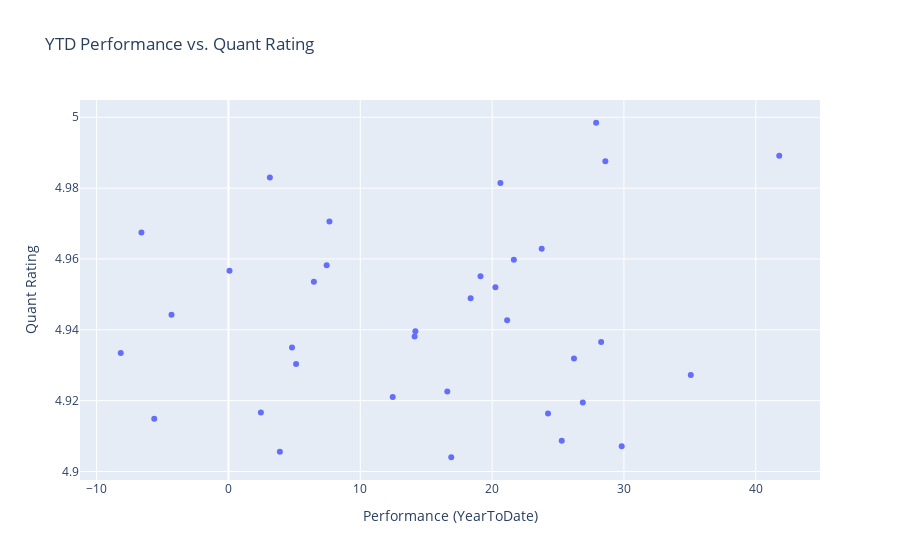

Source (notebook cell):
### Markdown cell above
- Quant Rating vs. YTD Performance for symbols with fundamental factor in interest_list_long

### Code cell
import plotly.express as px
quant_col = daily_quant_rating_df.columns[-2]
quant_rating = quantdf_ifund.reset_index().rename(columns={col:'Quant Rating'})
perf = results_finvizsearch[['Ticker', 'Performance (YearToDate)']]
df = quant_rating.merge(perf, left_on='Symbol', right_on='Ticker', how='inner')

px.scatter(
    df,
    x='Performance (YearToDate)',
    y='Quant Rating',
    hover_data=['Ticker'],
    title='YTD Performance vs. Quant Rating'
)

### Figure 1 — Plotly figure (JSON) as saved in the notebook; plotly's stock layout.template omitted (floating-point values rounded to 4 significant figures)
{"data": [{"customdata": [["MU"], ["TTMI"], ["NGD"], ["CIEN"], ["LASR"], ["TSM"], ["NUTX"], ["GOLD"], ["VSAT"], ["W"], ["AMZN"], ["NEM"], ["CRDO"], ["IAG"], ["GRAL"], ["GM"], ["GFI"], ["UPB"], ["LQDA"], ["CDE"], ["COHR"], ["INDV"], ["WLDN"], ["CLS"], ["BVN"], ["CSTM"], ["GH"], ["HUT"], ["DRH"], ["AMKR"], ["COF"], ["AU"], ["KGC"], ["INCY"], ["AA"]], "hovertemplate": "Performance (YearToDate)=%{x}<br>Quant Rating=%{y}<br>Ticker=%{customdata[0]}<extra></extra>", "legendgroup": "", "marker": {"color": "#636efa", "symbol": "circle"}, "mode": "markers", "name": "", "orientation": "v", "showlegend": false, "type": "scatter", "x": [27.89, 41.78, 28.59, 3.14, 20.63, 7.66, -6.6, 23.76, 21.65, 7.45, 0.08, 19.12, 6.48, 20.25, 18.37, -4.32, 21.14, 14.18, 14.12, 28.27, 4.82, -8.17, 26.21, 5.13, 35.07, 16.6, 12.46, 26.88, 2.46, 24.24, -5.63, 25.28, 29.83, 3.9, 16.9], "xaxis": "x", "y": [4.998, 4.989, 4.988, 4.983, 4.981, 4.971, 4.967, 4.963, 4.96, 4.958, 4.957, 4.955, 4.954, 4.952, 4.949, 4.944, 4.943, 4.94, 4.938, 4.937, 4.935, 4.933, 4.932, 4.93, 4.927, 4.923, 4.921, 4.92, 4.917, 4.916, 4.915, 4.909, 4.907, 4.906, 4.904], "yaxis": "y"}], "layout": {"legend": {"tracegroupgap": 0}, "title": {"text": "YTD Performance vs. Quant Rating"}, "xaxis": {"anchor": "y", "domain": [0, 1], "title": {"text": "Performance (YearToDate)"}}, "yaxis": {"anchor": "x", "domain": [0, 1], "title": {"text": "Quant Rating"}}}}
